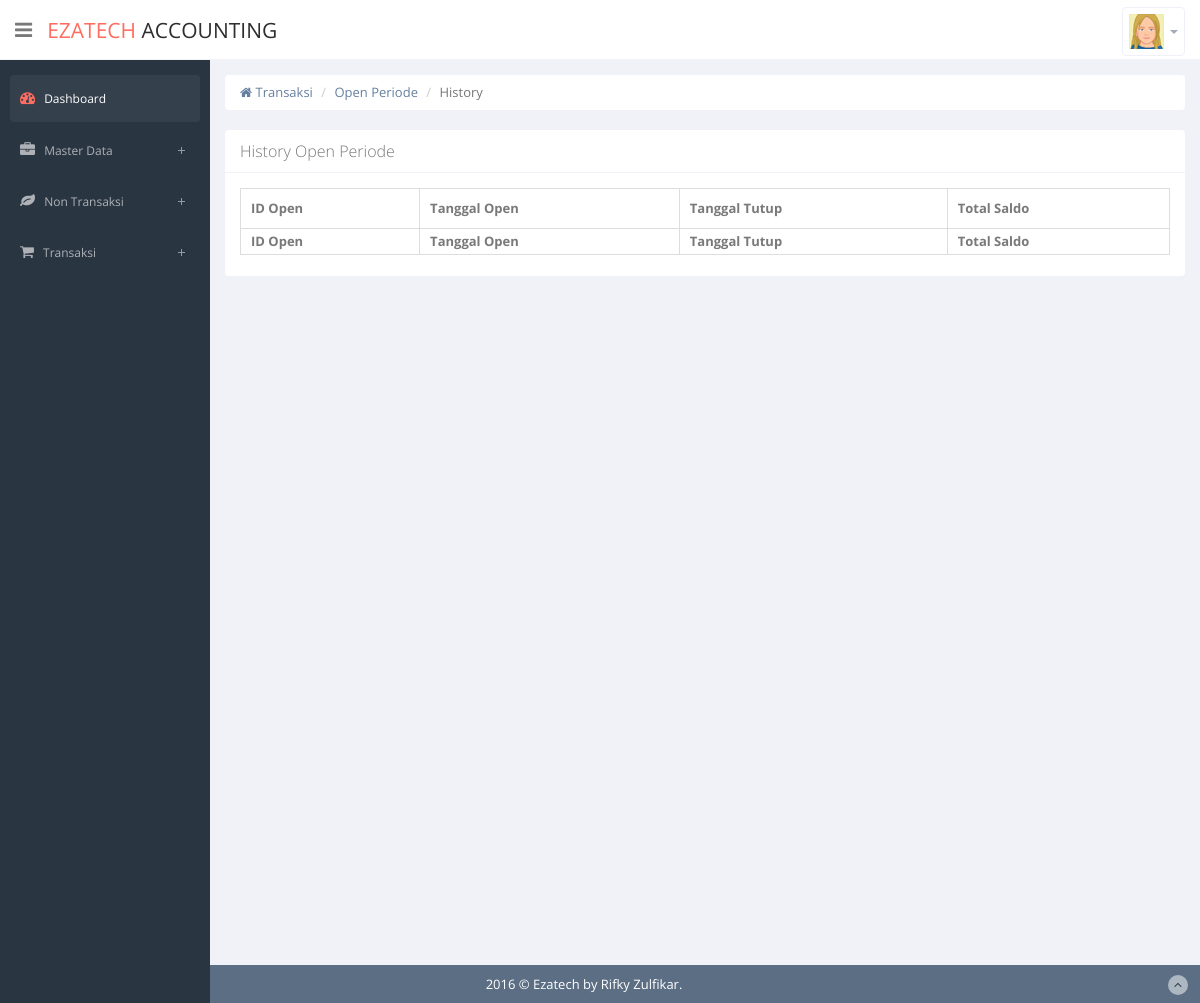
Before: /index.php/open_periode/history with the older database file.
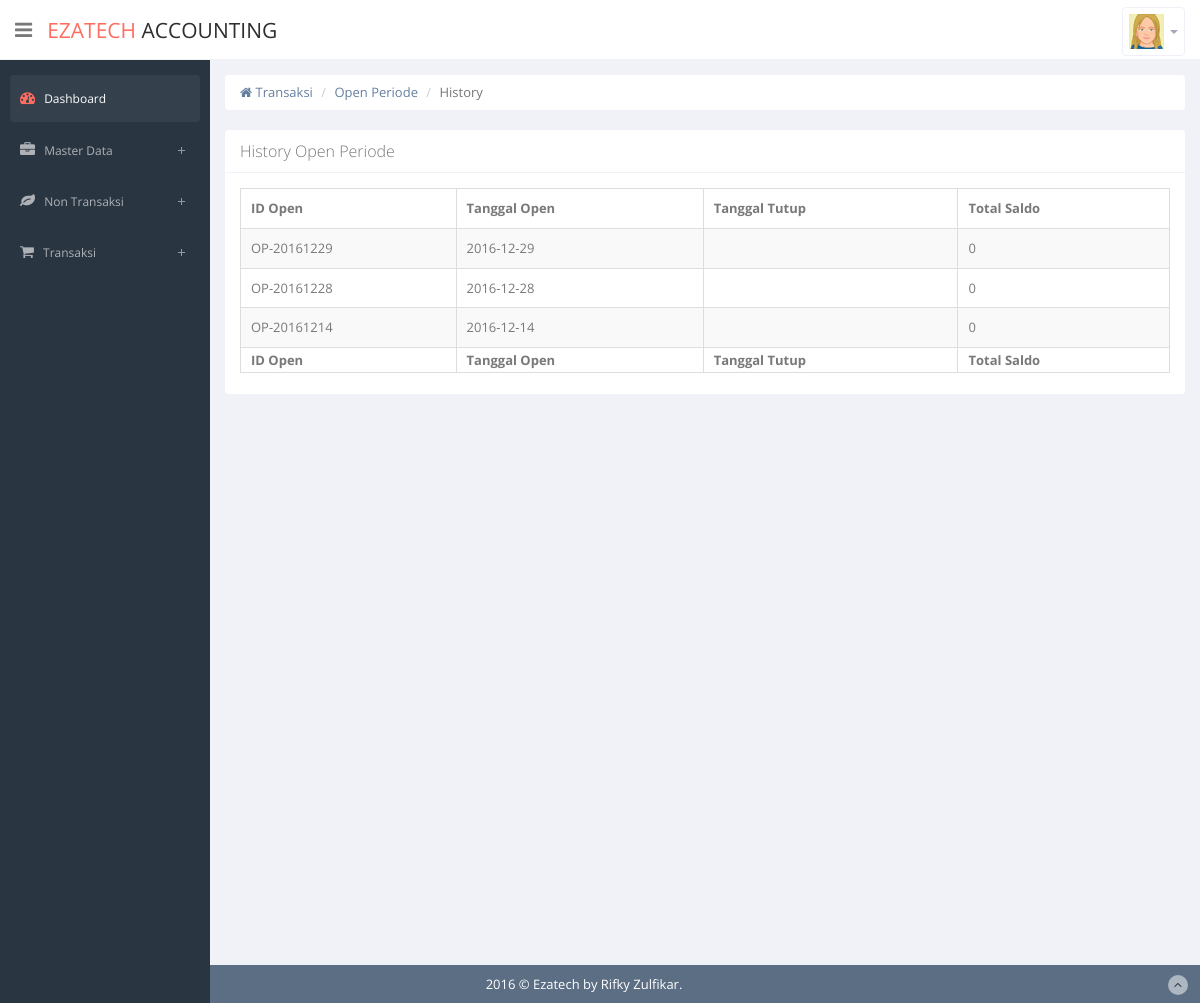
After: the same page with the newer database file.
### tables this page shows
CREATE TABLE `t_open_prd` (
  `id_open` char(20) NOT NULL,
  `tgl_awal` date DEFAULT NULL,
  `tgl_akhir` date DEFAULT NULL,
  `total_saldo` double(10,0) DEFAULT NULL,
  `status_open` varchar(10) DEFAULT NULL,
  PRIMARY KEY (`id_open`)
);

### application/controllers/Open_periode.php (called while the page is built, shortened)
<?php
class Open_periode extends CI_Controller {
	public function __construct()
 	{
 		$this->load->library('session');
    $this->load->model('m_openprd');
 	}
	public function history()
	{
			$data['history'] = $this->m_openprd->history()->result();
			if ($this->session->flashdata('info') !== null)
			{
				$data['info'] = $this->session->flashdata('info');
				$data['info_type'] = $this->session->flashdata('info_type');
				$data['info_pesan'] = $this->session->flashdata('info_pesan');
				$this->load->view('admin/transaksi/komersial/openprd/history',$data);
			}
			else
			{
				$this->load->view('admin/transaksi/komersial/openprd/history',$data);
			}
	}
}

### index.php (called while the page is built, shortened)
<?php
require_once BASEPATH.'core/CodeIgniter.php';

### application/models/M_openprd.php (called while the page is built, shortened)
<?php
	class M_openprd extends CI_Model {
		public function history() {
			$query = $this->db->query("SELECT *
				FROM t_open_prd
				WHERE status_open = 'closed'
				ORDER BY id_open DESC;");
			return $query;
		}
}
?>

### application/views/admin/transaksi/komersial/openprd/history.php (the view, shortened to what this page needs)
<?php
	include(__DIR__ . "/../../../head.php");
	include(__DIR__ . "/../../../header.php");
	include(__DIR__ . "/../../../sidebar.php");
?>
<section id="main-content">
	<section class="wrapper site-min-height">
		<div class="row">
			<div class="col-lg-12">
				<ul class="breadcrumb">
					<li><a href="#"><i class="fa fa-home"></i> Transaksi</a></li>
					<li><a href="<?=base_url()?>index.php/open_periode/">Open Periode</a></li>
					<li class="active">History</li>
				</ul>
			</div>
		</div>
		<div class="row">
			<div class="col-sm-12">
				<section class="panel">
					<header class="panel-heading">
						History Open Periode
					</header>
					<div class="panel-body">
						<div class="adv-table">
							<table class="display table table-bordered table-striped" id="tabelData">
								<thead>
									<tr>
										<th>ID Open</th>
										<th>Tanggal Open</th>
										<th>Tanggal Tutup</th>
										<th>Total Saldo</th>
									</tr>
								</thead>
								<tbody>
									<?php foreach ($history as $row) : ?>
									<tr>
										<td><?=$row->id_open?></td>
										<td><?=$row->tgl_awal?></td>
										<td><?=$row->tgl_akhir?></td>
										<td><?=$row->total_saldo?></td>
									</tr>
									<?php endforeach; ?>
								</tbody>
								<tfoot>
									<tr>
										<th>ID Open</th>
										<th>Tanggal Open</th>
										<th>Tanggal Tutup</th>
										<th>Total Saldo</th>
									</tr>
								</tfoot>
							</table>
						</div>
					</div>
				</section>
			</div>
		</div>
	</section>
</section>
<?php
	include(__DIR__ . "/../../../footer.php");
?>
</body>
</html>

Changed rows visible on the page:
added t_open_prd: id_open "OP-20161229", tgl_awal "2016-12-29", total_saldo "0"
added t_open_prd: id_open "OP-20161228", tgl_awal "2016-12-28", total_saldo "0"
added t_open_prd: id_open "OP-20161214", tgl_awal "2016-12-14", total_saldo "0"
